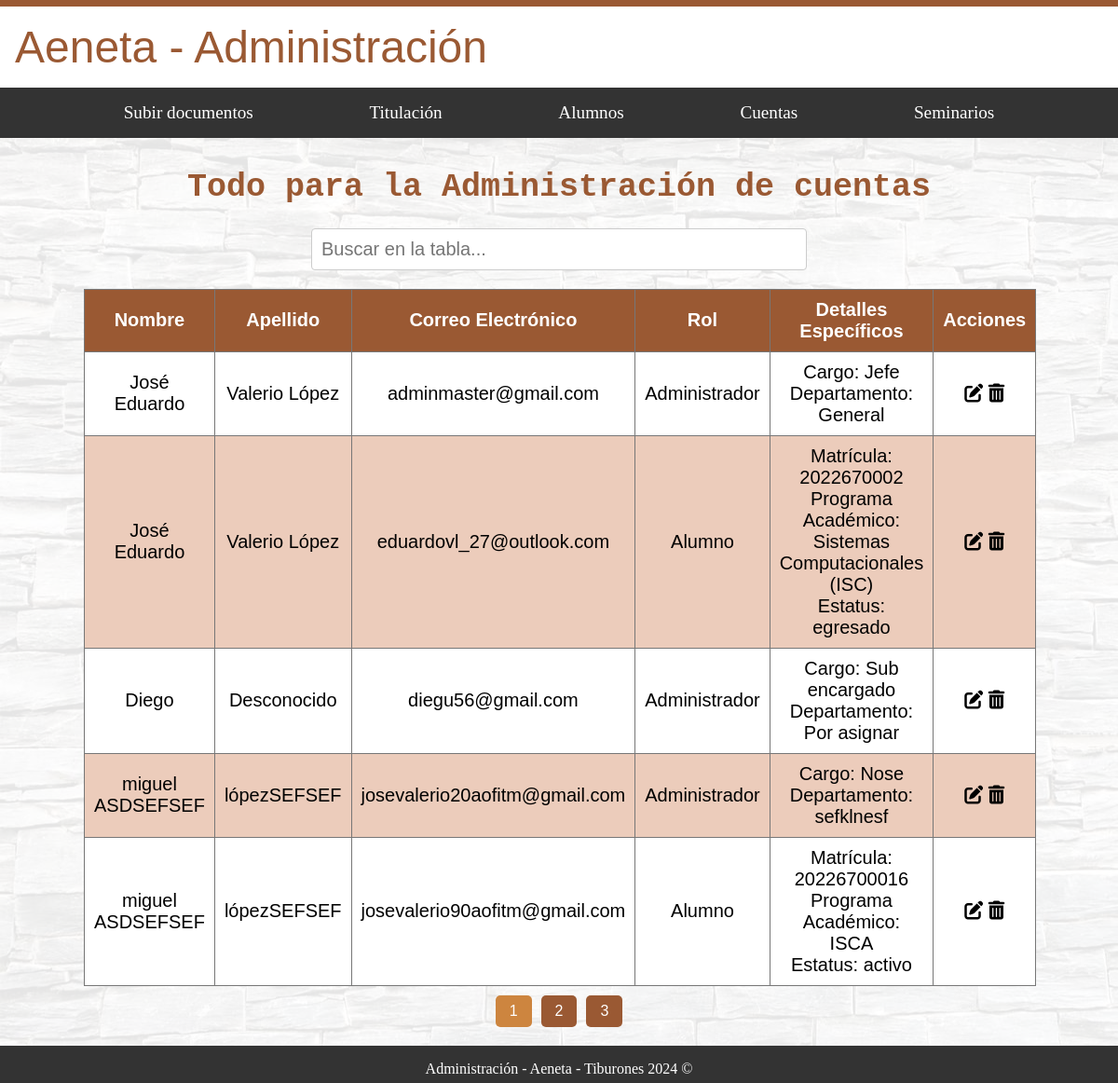
The page /administracion/cuentas/administrar_cuentas/ (signed in) on the database its author committed.
### usuarios/models.py (models this page shows)
class CustomUser(AbstractUser):
    nombre = models.CharField(max_length=100)
    apellido = models.CharField(max_length=100)
    correo_electronico = models.EmailField(unique=True)
    is_administrador = models.BooleanField(default=False)
    is_alumno = models.BooleanField(default=False)
    is_docente = models.BooleanField(default=False)
    matricula = models.CharField(max_length=20, blank=True, null=True)
    programa_academico = models.CharField(max_length=100, blank=True, null=True)
    estatus = models.CharField(max_length=20, choices=[('activo', 'Activo'), ('egresado', 'Egresado')], blank=True, null=True)
    especialidad = models.CharField(max_length=100, blank=True, null=True)
    departamento_docente = models.CharField(max_length=100, blank=True, null=True)
    cargo = models.CharField(max_length=100, blank=True, null=True)
    departamento_admin = models.CharField(max_length=100, blank=True, null=True)

### administracion/views.py (the view)
# urls.py: path('cuentas/administrar_cuentas/', AdministracionAdminCuentas.as_view(), name='administrar_cuentas'),
class AdministracionAdminCuentas(AdminRequiredMixin, TemplateView):
    template_name = 'administracion/cuentas/administrar_cuentas.html'
    def get_context_data(self, **kwargs):
        context = super().get_context_data(**kwargs)
        context['usuarios'] = CustomUser.objects.all()
        return context

### administracion/mixins.py (called while the page is built)
    def dispatch(self, request, *args, **kwargs):
        if not request.user.is_authenticated:
            return self.handle_no_permission()
        if not getattr(request.user, 'is_administrador', False):  # Usar getattr para manejar si el atributo no existe
            messages.error(request, 'No tienes permiso para ver esta página.')
            return redirect('nombre_de_la_url_por_defecto')
        return super().dispatch(request, *args, **kwargs)

### administracion/templates/administracion/cuentas/administrar_cuentas.html (shortened to what this page needs)
{% extends "base_generic_Administracion.html" %}
{% load static%}
{% block content %}
  <div id="fondo">
    <div class="contenedor_principal letra_texto">
      <h1 class="letra_titulos">Todo para la Administración de cuentas</h1>
      <input type="text" id="searchInput" onkeyup="filterTable()" placeholder="Buscar en la tabla..." class="letra_texto">
      <table border="1" id="userTable">
        <thead>
          <tr>
            <th>Nombre</th>
            <th>Apellido</th>
            <th>Correo Electrónico</th>
            <th>Rol</th>
            <th>Detalles Específicos</th>
            <th>Acciones</th>
          </tr>
        </thead>
        <tbody id="tableBody">
          {% for usuario in usuarios %}
          <tr>
            <td>{{ usuario.nombre }}</td>
            <td>{{ usuario.apellido }}</td>
            <td>{{ usuario.correo_electronico }}</td>
            <td>
              {% if usuario.is_administrador %}
                Administrador
              {% elif usuario.is_alumno %}
                Alumno
              {% elif usuario.is_docente %}
                Docente
              {% else %}
                No definido
              {% endif %}
            </td>
            <td>
              {% if usuario.is_alumno %}
                Matrícula: {{ usuario.matricula }}<br>
                Programa Académico: {{ usuario.programa_academico }}<br>
                Estatus: {{ usuario.estatus }}
              {% elif usuario.is_docente %}
                Especialidad: {{ usuario.especialidad }}<br>
                Departamento: {{ usuario.departamento_docente }}
              {% elif usuario.is_administrador %}
                Cargo: {{ usuario.cargo }}<br>
                Departamento: {{ usuario.departamento_admin }}
              {% endif %}
            </td>
            <td>
              <i class="fas fa-edit" onclick="editarUsuario('{{ usuario.id }}')"></i>
              <i class="fas fa-trash-alt" onclick="deleteUsuario('{{ usuario.id }}')"></i>
          </td>
          </tr>
          {% endfor %}
        </tbody>
      </table>
      <div id="pagination" class="pagination">
      </div>
    </div>
  </div>
{% endblock %}

### administracion/static/styles/home_administracion.css (style rules this page uses)
html { margin: 0; padding: 0; overflow-x: hidden; box-sizing: border-box; }
.header-flex-container, #fondo, footer { width: 100%; max-width: 100%; box-sizing: border-box; }
body { margin: 0; padding: 0; min-height: 100vh; display: flex; flex-direction: column; }
.header-flex-container, #fondo, footer { width: 100%; }
#fondo { position: relative; flex: 1; display: flex; flex-direction: column; justify-content: center; }
#fondo::before { content: ''; background-image: url('/static/image_admin/fondos_admin/Fondo.jpg'); opacity: 0.1; top: 0; left: 0; bottom: 0; right: 0; position: absolute; z-index: -1; }
.contenedor_principal { position: relative; margin: auto; width: 85%; z-index: 2; padding: 10px; }
.letra_titulos { font-family: monospace; color: #9A5933; font-size: 35px; text-align: center; }
.letra_texto { font-family: sans-serif; color: black; font-size: 20px; text-align: justify; }

### administracion/static/styles/subirDoc.css (style rules this page uses)
.contenedor_principal { position: relative; margin: auto; width: 85%; z-index: 2; padding: 10px; }
.letra_titulos { font-family: monospace; color: #9A5933; font-size: 35px; text-align: center; }
.letra_texto { font-family: sans-serif; color: black; font-size: 20px; text-align: justify; }
input[type="text"], input[type="date"], input[type="file"], select, textarea { width: 95%; padding: 10px; margin-bottom: 20px; border: 1px solid #ccc; border-radius: 4px; }

### administracion/static/styles/alumno.css (style rules this page uses)
table { width: 100%; border-collapse: collapse; background-color: white; }
table th, table td { border: 1px solid #777777; padding: 10px; text-align: center; }
thead th { background-color: #9A5933; color: #fff; }
tbody tr:nth-child(even) { background-color: #ecccbb; }

### administracion/static/styles/administrar_cuentas.css (style rules this page uses)
#searchInput { width: 50%; display: block; margin-top: 20px; margin-bottom: 20px; margin-left: auto; margin-right: auto; }

### administracion/static/styles/paginacion.css (style rules this page uses)
#pagination { text-align: center; margin-top: 10px; margin-bottom: 10px; }

### rows shown on the page
CustomUser: nombre "José Eduardo", apellido "Valerio López", correo_electronico "adminmaster@gmail.com", is_administrador "Administrador", cargo "Jefe", departamento_admin "General"
CustomUser: nombre "José Eduardo", apellido "Valerio López", correo_electronico "eduardovl_27@outlook.com", is_administrador "Alumno", matricula "2022670002", programa_academico "Sistemas Computacionales (ISC)", estatus "egresado"
CustomUser: nombre "Diego", apellido "Desconocido", correo_electronico "diegu56@gmail.com", is_administrador "Administrador", cargo "Sub encargado", departamento_admin "Por asignar"
CustomUser: nombre "miguel ASDSEFSEF", apellido "lópezSEFSEF", correo_electronico "josevalerio20aofitm@gmail.com", is_administrador "Administrador", cargo "Nose", departamento_admin "sefklnesf"
CustomUser: nombre "miguel ASDSEFSEF", apellido "lópezSEFSEF", correo_electronico "josevalerio90aofitm@gmail.com", is_administrador "Alumno", matricula "20226700016", programa_academico "ISCA", estatus "activo"
